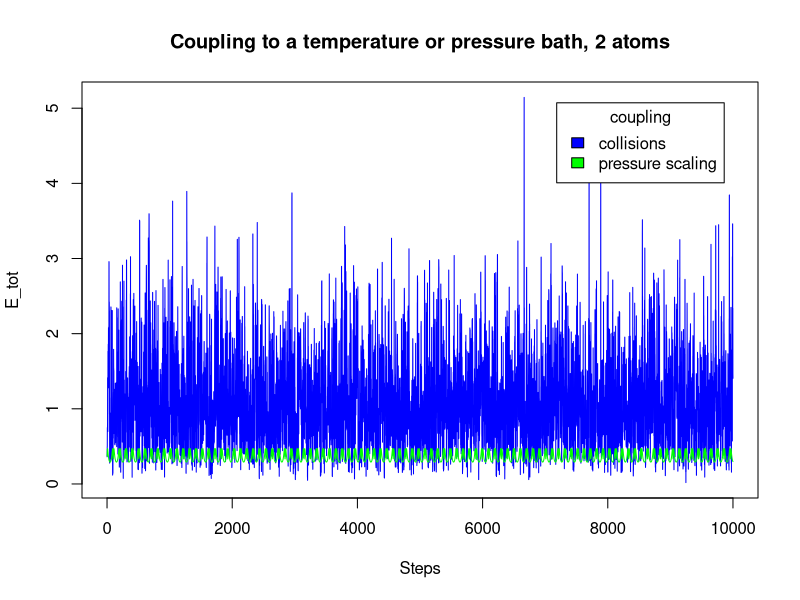

R code for this plot:
# use your own directory, if not already set
setwd('/Users/fabiodelia/Dropbox/Studium CSE/Statistische Physik und Computer Simulation/mdatom/sources/results')

dat1 = read.csv('resultsFor1.txt', sep='', header = FALSE)
dat3 = read.csv('resultsFor3.txt', sep='', header = FALSE)
# dat$V1 is step
# dat$V9 is average energy at this step

# V9 is read as factor... convert
dat1[,9] <- as.numeric(as.character(dat1[,9]))
dat3[,9] <- as.numeric(as.character(dat3[,9]))

# remove cases with errors (NaN, inf etc)
dat1 <- do.call(data.frame,lapply(dat1, function(x) replace(x, is.infinite(x),0)))
dat3 <- do.call(data.frame,lapply(dat3, function(x) replace(x, is.infinite(x),0)))
dat1 = dat1[dat1$V9>0,]
dat3 = dat3[dat3$V9>0,]

xrange = range(0,10000)
yrange = range(min(dat1$V9, dat3$V9), max(dat1$V9, dat3$V9))

plot(xrange, yrange, type='n', xlab='Steps', ylab='E_tot')
lines(dat1$V1, dat1$V9, type='l', col='blue')
lines(dat3$V1, dat3$V9, type='l', col='green')
legend('topright', inset=.05, title='coupling', c('collisions', 'pressure scaling'), fill=c('blue', 'green'))

title(main='Coupling to a temperature or pressure bath, 2 atoms')

